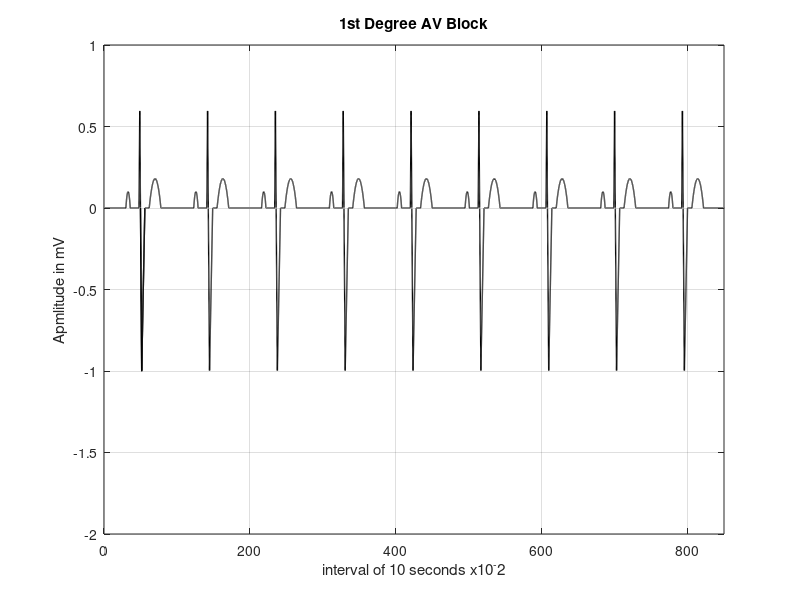

This chart was generated by the following MATLAB code:
%Input patametrs of the ECG

td = 30;%10;%10;
tp =  6;%14;%15;
tq = 2;
tr = 2;
ts = 6;
tt = 16;

tst = 43;
tpq = 18;


Ap = 0.1;
Aq = 0.6;
Ar = .6;
As = 1;
At = .18 ;

%input to enter the BPM 
D = 93;


N = .01;
dx = N;
%b = 0:N:L;
%% P wave
%if tpq < tp+tq
  %  print("Error");
%else
Tinp = (tpq + td) - tq;
x = 0:0.01:Tinp;
L = Tinp;

y = - Ap/(tp/2)^2 * (x - (tp/2 +td)).^2 + Ap;
y(1:td*100) = 0*(1:(td*100));
y((td+tp)*100+1:Tinp*100+1) = 0*((td+tp)*100+1:Tinp*100+1);
plot(x,y,'-k','linewidth',1); %hold on ;
%Fourier Series 
a0 = sum(y)*dx/L;
fs1 = 0;

A = zeros;
B = zeros;
for k=1:500
   %cc = jet(20);
   A(k) = sum(y.*cos(pi*k*x/L))*dx/L ; 
   B(k) = sum(y.*sin(pi*k*x/L))*dx/L ; 
   fs1   = fs1 + A(k)*cos(k*x*pi/L) + B(k)*sin(k*x*pi/L); 
   %plot(b-10,fs1,'-k','color',cc(k,:),'linewidth',1.5); hold on;
   %pause(.1);
end
 fs1 = fs1 +a0/2;
plot(x,fs1,'-k','linewidth',1); 
hold on;

for k=D:D:1000
    plot(x+k,fs1,'-k','linewidth',1); 
end
%hold on;

%%
%%Q
Tinq = tq;
x = 0:.01:Tinq;
y = 0*x;
L = Tinq;
mr = 2*Ar/tr;     % slope of R peak for correction
mx = (Ar+Aq)/mr;  % corrected slope by finding new value of x    
tdr = mx - tr/2;   % for mat point(x*100)
tqr = tq - tdr;% corrected x value for first equation

mq = Aq/tqr;    %corrected first slope

l1 = - mq * x ; %first slope

l2 = mr*x - mr*(tqr+tdr);     % second slope 

%Note!!
%(tqr+tdr) beacause, this equation is raising edge hence can't the shift is not sufficent according to the formula 
%there for geometrically shifted to the last point of the interval.

y(1:(tqr)*100) = 0*(1:(tqr)*100);

y(tqr*100:(Tinq*100)+1) = 0*(tqr*100:(Tinq*100)+1);

%Fourier Series
a1 = sum(y)*dx/L;
fs2 = 0;

A1 = zeros; % Some pre-allocatation 
x1 = zeros;

for k=1:300
   %cc = jet(100);
   A1(k) = sum(y.*cos(pi*k*x/L))*dx/L ; 
   x1(k) = sum(y.*sin(pi*k*x/L))*dx/L ; 
   fs2   = fs2 + A1(k)*cos(k*x*pi/L) + x1(k)*sin(k*x*pi/L); 
  % plot(x,fs2/10,'-k','linewidth',1); 
   %pause(.1);
end

 fs2 = fs2 +a1/2;
 %plot(x,fs2/10,'-k','linewidth',2.5);

plot(x+Tinp, fs2, '-k','linewidth',1); 

%hold on
for k=D:D:1000
plot(x+k+Tinp,fs2,'-k','linewidth',1);   
end

%%
%qRs

Tr = tr;
x = 0:.01:Tr;
L = Tr;
y = 0*x;
g1 = 2*Ar/tr * x;

g2 = -2*Ar/tr *x + 2*Ar;
%g3 = 2*Ar/tr*x;
y(1:tr/2*100) = g1(1:tr/2*100);
y(tr/2*100+1:tr*100) = g2(tr/2*100+1:tr*100);

 a2 = sum(y)*dx/L;
 fs3 = 0;
 
 A2 = zeros; % Some pre-allocatation 
 x2 = zeros;
 for k=1:50
    cc = jet(200);
    A2(k) = sum(y.*cos(pi*k*x/L))*dx/L ; 
    x2(k) = sum(y.*sin(pi*k*x/L))*dx/L ; 
    fs3   = fs3 + A2(k)*cos(k*x*pi/L) + x2(k)*sin(k*x*pi/L); 
    %plot(x,fs3/10,'-k','linewidth',2); 
    %pause(.1);
 end
 
  fs3 = fs3 +a2/2;
  %plot(x,fs3/10,'-k','linewidth',2.5);

plot( x + Tinp + Tinq,fs3,'-k','linewidth',1); 
%axis([25 45 -10 135])
for k=D:D:1000
    plot(x+k+Tinp+Tinq,fs3,'-k','linewidth',1);   
end

%%
%%s
Tins = ts;
x = 0:.01:Tins;
L = Tins;
mr = 2*Ar/tr;      % slope of R peak for correction
mx = (Ar+As)/mr;  % corrected slope by finding new value of x    

t1r = mx - tr/2;   % for mat point(x*100)
tsr = ts - t1r;% corrected x value for first equation

ms = As/tsr;   % corrected slope for second equation
%ms = (As)/(ts);   % wrong slope
y = 0*x;

a1 =  - mr*x  ;
a2 = ms * x - ms*(ts);

y(1:t1r*100) = a1(1:(t1r*100));
y(t1r*100:Tins*100) = a2(t1r*100:Tins*100);
plot(x + Tinp + Tinq + Tr ,y,'-k','linewidth',1);

a3 = sum(y)*dx/L;
fs4 = 0;

A3 = zeros; % Some pre-allocatation 
x3 = zeros;
for k=1:100
   cc = jet(100);
   A3(k) = sum(y.*cos(pi*k*x/L))*dx/L ; 
   x3(k) = sum(y.*sin(pi*k*x/L))*dx/L ; 
   fs4   = fs4 + A3(k)*cos(k*x*pi/L) + x3(k)*sin(k*x*pi/L); 
 %plot(x+80+20,fs4/10,'-k','linewidth',2.5);
 %pause(.1);  
end

 fs4 = fs4 +a3/2;
%plot(x+20,fs4/10,'-k','linewidth',2.5);
plot(x + Tinp + Tinq + Tr ,fs4,'-k','linewidth',1);

for k=D:D:1000
    plot(x+k+Tinp+Tinq+Tr,fs4,'-k','linewidth',1);   
end


%%
%T
%if tst < tt+ts
 %   print("Error");
%else
Tint = (tst + td) - ts;
x = 0:0.01:Tint;
L = Tint;
y = - At/(tt/2)^2 * (x - (tt/2 +ts)).^2 + At;
y(1:ts*100) = 0*(1:ts*100);
y((ts+tt)*100+1:Tint*100 +1) = 0*((ts+tt)*100+1:Tint*100 +1);

a4 = sum(y)*dx/L;
fs5 = 0;

A4 = zeros; % Some pre-allocatation 
x4 = zeros;

for k=1:500
   %cc = jet(80);
   A4(k) = sum(y.*cos(pi*k*x/L))*dx/L ; 
   x4(k) = sum(y.*sin(pi*k*x/L))*dx/L ; 
   fs5   = fs5 + A4(k)*cos(k*x*pi/L) + x4(k)*sin(k*x*pi/L); 
   %plot(x,fs,'linewidth',2);
   %pause(.1);
end
 fs5 = fs5 +a4/2;

plot(x + Tinp + Tinq + Tr +Tins, fs5,'-k', 'linewidth',1);   %hold off;

for k=D:D:1000
    plot(x+k+Tinp+Tinq+Tr+Tins,fs5,'-k','linewidth',1);   
end
hold off;

F = [fs1 fs2 fs3 fs4 fs5];


%%
axis([0 850 -2 1])
%shg
title('1st Degree AV Block');
xlabel('interval of 10 seconds x10^-2');
%xticks([1 2 3 4 5 6 7 8 9 10]);
ylabel('Apmlitude in mV');
%yticks([-5 0 5 10 15 20])
%axis([0 1002 -50 200])
grid on 
%AX.XMinorGrid = 'on';
shg